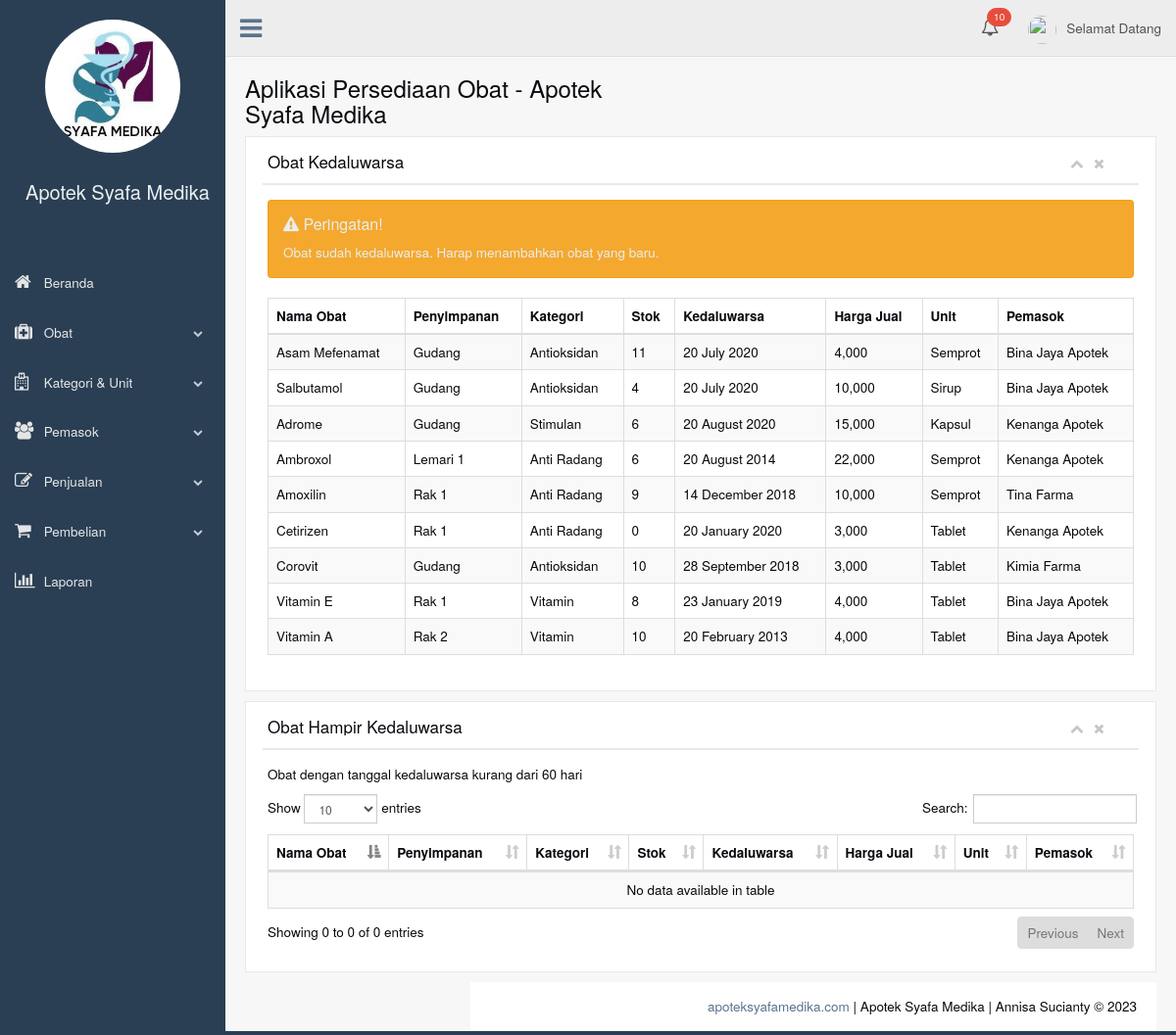
The page /index.php/example/table_exp on the database its author committed.
### tables this page shows
CREATE TABLE `table_med` (
  `id_obat` int(4) NOT NULL,
  `nama_obat` varchar(30) NOT NULL,
  `penyimpanan` varchar(30) NOT NULL,
  `stok` int(3) NOT NULL,
  `unit` varchar(20) NOT NULL,
  `nama_kategori` varchar(30) NOT NULL,
  `kedaluwarsa` date NOT NULL,
  `des_obat` text NOT NULL,
  `harga_beli` int(11) NOT NULL,
  `harga_jual` int(11) NOT NULL,
  `nama_pemasok` varchar(30) NOT NULL,
  `gambar` varchar(40) NOT NULL
);

### application/libraries/Template.php (called while the page is built, shortened)
<?php
class Template {
    var $CI;
    var $master;
    var $regions = array(
        '_scripts' => array(),
        '_styles' => array(),
        '_meta' => array()
    );
    var $output;
    var $parser = 'parser';
    var $parser_method = 'parse';
    var $parse_template = FALSE;
    function __construct() {
        $this->CI = & get_instance();
    }
    function initialize($props) {
        if (isset($props['template'])
                && (file_exists(APPPATH . 'views/' . $props['template']) or file_exists(APPPATH . 'views/' . $props['template'] . EXT))) {
            $this->master = $props['template'];
        } else {
            show_error('Either you have not provided a master template or the one provided does not exist in <strong>' . APPPATH . 'views</strong>. Remember to include the extension if other than ".php"');
        }
        $this->parse_template = isset($props['parse_template']) ? $props['parse_template'] : FALSE;
    }
    function set_regions($regions) {
        if (count($regions)) {
            $this->regions = array(
                '_scripts' => array(),
                '_styles' => array(),
                '_meta' => array()
            );
        }
    }
    function add_region($name, $props = array()) {
        if (!isset($this->regions[$name])) {
            $this->regions[$name] = $props;
        } else {
            show_error('The "' . $name . '" region has already been defined.');
        }
    }
    function set_parser($parser, $method = NULL) {
        $this->parser = $parser;
        $this->CI->load->library($parser);
    }
    function set_parser_method($method) {
        $this->parser_method = $method;
    }
    function write($region, $content, $overwrite = FALSE) {
        if (isset($this->regions[$region])) {
            if ($overwrite === TRUE) {
                $this->regions[$region]['content'] = array($content);
            } else {
                $this->regions[$region]['content'][] = $content;
            }
        }
        else {
            show_error("Cannot write to the '{$region}' region. The region is undefined.");
        }
    }
    function write_view($region, $view, $data = NULL, $overwrite = FALSE) {
        $content = $this->CI->load->view($view, $data, TRUE);
    }
    function render($region = NULL, $buffer = FALSE, $parse = FALSE) {
        if ($region) {
            if (isset($this->regions[$region])) {
                $output = $this->_build_content($this->regions[$region]);
            } else {
                show_error("Cannot render the '{$region}' region. The region is undefined.");
            }
        }
        else {
            foreach ($this->regions as $name => $region) {
                $this->output[$name] = $this->_build_content($region);
            }
            if ($this->parse_template === TRUE or $parse === TRUE) {
                $output = $this->CI->{$this->parser}->{$this->parser_method}($this->master, $this->output, TRUE);
                if ($buffer === FALSE) {
                    $this->CI->output->set_output($output);
                }
            } else {
                $output = $this->CI->load->view($this->master, $this->output, $buffer);
            }
        }
        return $output;
    }
    function _build_content($region, $wrapper = NULL, $attributes = NULL) {
        $output = NULL;
        if (!isset($region['content']) or !count($region['content'])) {
            return FALSE;
        }
        foreach ($region['content'] as $content) {
            $output .= $content;
        }
        return $output;
    }
}

### application/controllers/Example.php (called while the page is built, shortened)
<?php defined('BASEPATH') OR exit('No direct script access allowed');
class Example extends CI_Controller
{
	function __construct()
	{
        $data['nullstock'] = $this->apotek_data->countstock();
        $data['nullex'] = $this->apotek_data->countex();
        $this->template->write_view('sidenavs', 'template/default_sidenavs', true);
		$this->template->write_view('navs', 'template/default_topnavs.php', $data, true);
	}
	function table_exp() {
		$data['table_exp'] = $this->apotek_data->expired()->result();
		$data['table_alex'] = $this->apotek_data->almostex()->result();
		$this->template->write('title', 'Obat kedaluwarsa', TRUE);
		$this->template->write('header', 'Aplikasi Persediaan Obat - Apotek Syafa Medika');
		$this->template->write_view('content', 'tes/table_exp', $data, true);
		$this->template->render();
	}
}

### index.php (called while the page is built, shortened)
<?php
require_once BASEPATH.'core/CodeIgniter.php';

### application/models/apotek_data.php (called while the page is built, shortened)
<?php
class Apotek_data extends CI_Model
{
    function expired(){
        return $this->db->query('SELECT * FROM table_med WHERE kedaluwarsa BETWEEN DATE_SUB(NOW(), INTERVAL 40 YEAR) AND NOW()');
    }
     function countstock(){
      $cs =  $this->db->query('SELECT * FROM table_med WHERE stok BETWEEN 0 AND 0');
        $nullstock = $cs->num_rows();
        return $nullstock;
    }
    function countex(){
    $ce = $this->db->query('SELECT * FROM table_med WHERE kedaluwarsa BETWEEN DATE_SUB(NOW(), INTERVAL 100 YEAR) AND NOW()');
        $nullex = $ce->num_rows();
        return $nullex;
    }
}

### application/views/tes/table_exp.php (the view, shortened to what this page needs)
<div class="row">
  <div class="col-md-12 col-sm-12 col-xs-12">
    <div class="x_panel">
      <div class="x_title">
        <h2>Obat Kedaluwarsa</h2>
        <ul class="nav navbar-right panel_toolbox">
          <li><a class="collapse-link"><i class="fa fa-chevron-up"></i></a>
          </li>
          <li><a class="close-link"><i class="fa fa-close"></i></a>
          </li>
        </ul>
        <div class="clearfix">
        </div>
      </div>
      <div class="x_content">
        <?php if ($nullex > 0) : ?>
            <div class="alert alert-warning">
              <h4><i class="fa fa-warning"></i> Peringatan!</h4> Obat sudah kedaluwarsa. Harap menambahkan obat yang baru.
            </div>
        <?php endif; ?>
        <table id="datatable" class="table table-striped table-bordered">
          <thead>
            <tr>
              <th>Nama Obat</th>
              <th>Penyimpanan</th>
              <th>Kategori</th>
              <th>Stok</th>
              <th>Kedaluwarsa</th>
              <th>Harga Jual</th>
              <th>Unit</th>
              <th>Pemasok</th>
            </tr>
          </thead>
          <tbody>
            <?php foreach($table_exp as $ex){ ?>
            <tr>
              <td><?php echo $ex->nama_obat ?></td>
              <td><?php echo $ex->penyimpanan ?></td>
              <td><?php echo $ex->nama_kategori ?></td>
              <td><?php echo $ex->stok ?></td>
              <td><?php echo date('j F Y',strtotime($ex->kedaluwarsa)); ?></td>
              <td><?php echo number_format($ex->harga_jual) ?></td>
              <td><?php echo $ex->unit ?></td>
              <td><?php echo $ex->nama_pemasok ?></td>
            </tr>
            <?php } ?>
          </tbody>
        </table>
    </div>
  </div>
</div>
  </div>
    <div class="row">
  <div class="col-md-12 col-sm-12 col-xs-12">
    <div class="x_panel">
      <div class="x_title">
        <h2>Obat Hampir Kedaluwarsa</h2>
        <ul class="nav navbar-right panel_toolbox">
          <li><a class="collapse-link"><i class="fa fa-chevron-up"></i></a>
          </li>
          <li><a class="close-link"><i class="fa fa-close"></i></a>
          </li>
        </ul>
        <div class="clearfix">
        </div>
      </div>
      <div class="x_content">
        <p>Obat dengan tanggal kedaluwarsa kurang dari 60 hari</p>
        <table id="nambah" class="table table-striped table-bordered">
          <thead>
            <tr>
              <th>Nama Obat</th>
              <th>Penyimpanan</th>
              <th>Kategori</th>
              <th>Stok</th>
              <th>Kedaluwarsa</th>
              <th>Harga Jual</th>
              <th>Unit</th>
              <th>Pemasok</th>
            </tr>
          </thead>
          <tbody>
          </tbody>
        </table>
    </div>
  </div>
</div>
</div>

### application/views/template/default_sidenavs.php (shortened to what this page needs)
<div class="col-md-3 left_col menu_fixed">
	<div class="left_col scroll-view">
 		<div class="navbar nav_title" style="border: 0;">
 			<div class="logo_pic">
 				<a href="<?php echo base_url(); ?>"><img src="<?php echo base_url('assets/images/apotek.png') ?>" alt="..." class="img-circle logo_img"></a>
 			</div>
		</div>
		<div class="profile">
		<a href="<?php echo base_url(); ?>" class="site_title"><span style="font-size: 20px;"><?php echo 'Apotek Syafa Medika' ?></span></a>
		</div>
		<br>
		<div id="sidebar-menu" class="main_menu_side hidden-print main_menu">
			<div class="menu_section">
				<ul class="nav side-menu">
					<li><a href="<?php echo base_url('') ?>"><i class="fa fa-home"></i> Beranda </a></li>
					<li><a><i class="fa fa-medkit"></i> Obat <span class="fa fa-chevron-down"></span></a>
					</li>
					<li><a><i class="fa fa-hospital-o"></i> Kategori & Unit <span class="fa fa-chevron-down"></span></a>
					</li>
					<li><a><i class="fa fa-users"></i> Pemasok <span class="fa fa-chevron-down"></span></a>
					</li>
					<li><a><i class="fa fa-edit"></i> Penjualan <span class="fa fa-chevron-down"></span></a>
                  </li>
                  <li><a><i class="fa fa-shopping-cart"></i> Pembelian <span class="fa fa-chevron-down"></span></a>
					</li>
					<li><a href="<?php echo base_url('example/report') ?>"><i class="fa fa-bar-chart"></i> Laporan </a></li>
				</ul>
			</div>
		</div>
	</div>
</div>

### application/views/template/default_topnavs.php (shortened to what this page needs)
<div class="top_nav">
	<div class="nav_menu">
		<nav>
			<div class="nav toggle"><a id="menu_toggle"><i class="fa fa-bars"></i></a></div>
			<ul class="nav navbar-nav navbar-right">
				<li>
					<a href="javascript:;" class="user-profile dropdown-toggle" data-toggle="dropdown" aria-expanded="false"><img src="<?php echo base_url('assets/images/img.jpg') ?>" alt="">Selamat Datang </a>
				</li>
				<li role="presentation" class="dropdown">
                  <a href="javascript:;" class="dropdown-toggle info-number" data-toggle="dropdown" aria-expanded="false">
                    <i class="fa fa-bell-o" style="font-size: 18px"></i>
                    <span class="badge bg-red" ><?php $nulltol = $nullex + $nullstock ; if ($nulltol > 0) echo $nulltol ?></span>
                  </a>
                </li>
			</ul>
		</nav>
	</div>
</div>

### application/views/template/body.php (shortened to what this page needs)
<!DOCTYPE html>
<html lang="en">
<head>
	<link href="<?php echo base_url('vendors/bootstrap/dist/css/bootstrap.min.css') ?>" rel="stylesheet">
	<link href="<?php echo base_url('vendors/font-awesome/css/font-awesome.min.css') ?>" rel="stylesheet">
	<link href="<?php echo base_url('vendors/nprogress/nprogress.css') ?>" rel="stylesheet">
	<link href="<?php echo base_url('vendors/iCheck/skins/flat/green.css') ?>" rel="stylesheet">
	<link href="<?php echo base_url('vendors/google-code-prettify/bin/prettify.min.css') ?>" rel="stylesheet">
	<link href="<?php echo base_url('vendors/select2/dist/css/select2.min.css') ?>" rel="stylesheet">
	<link href="<?php echo base_url('vendors/switchery/dist/switchery.min.css') ?>" rel="stylesheet">
	<link href="<?php echo base_url('vendors/starrr/dist/starrr.css') ?>" rel="stylesheet">
	<link href="<?php echo base_url('vendors/jqvmap/dist/jqvmap.min.css') ?>" rel="stylesheet">
	<link href="<?php echo base_url('vendors/bootstrap-daterangepicker/daterangepicker.css') ?>" rel="stylesheet">
	<link href="<?php echo base_url('vendors/bootstrap-datetimepicker/build/css/bootstrap-datetimepicker.css') ?>" rel="stylesheet">
	<link href="<?php echo base_url('vendors/bootstrap-progressbar/css/bootstrap-progressbar-3.3.4.min.css') ?>" rel="stylesheet">
	<link href="<?php echo base_url('vendors/pnotify/dist/pnotify.css') ?>" rel="stylesheet">
	<link href="<?php echo base_url('vendors/pnotify/dist/pnotify.buttons.css') ?>" rel="stylesheet">
	<link href="<?php echo base_url('vendors/pnotify/dist/pnotify.nonblock.css') ?>" rel="stylesheet">
	<link href="<?php echo base_url('vendors/fullcalendar/dist/fullcalendar.min.css') ?>" rel="stylesheet">
	<link href="<?php echo base_url('vendors/fullcalendar/dist/fullcalendar.print.css') ?>" rel="stylesheet" media="print">
	<link href="<?php echo base_url('vendors/datatables.net-bs/css/dataTables.bootstrap.min.css') ?>" rel="stylesheet">
	<link href="<?php echo base_url('vendors/datatables.net-buttons-bs/css/buttons.bootstrap.min.css') ?>" rel="stylesheet">
	<link href="<?php echo base_url('vendors/datatables.net-fixedheader-bs/css/fixedHeader.bootstrap.min.css') ?>" rel="stylesheet">
	<link href="<?php echo base_url('vendors/datatables.net-responsive-bs/css/responsive.bootstrap.min.css') ?>" rel="stylesheet">
	<link href="<?php echo base_url('vendors/datatables.net-scroller-bs/css/scroller.bootstrap.min.css') ?>" rel="stylesheet">
	<link href="<?php echo base_url('assets/css/custom.min.css') ?>" rel="stylesheet">
</head>
<body class="nav-md">
	<div class="container body">
		<div class="main_container">
			<?php echo $sidenavs ?>
			<?php echo $navs ?>
			<div class="right_col" role="main">
				<div>
					<div class="page-title">
						<div class="title_left">
							<h3><?php echo $header ?></h3>
						</div>
					</div>
					<div class="clearfix"></div>
					<?php echo $content ?>
				</div>
			<footer>
				<div class="pull-right">
					<a href="https://aposyafamedika.com/" title="apoteksyafamedika.com" target="_blank">apoteksyafamedika.com</a> | Apotek Syafa Medika | </a> <?php echo $footer; ?>
				</div>
				<div class="clearfix"></div>
			</footer>
		</div>
	</div>
</body>
</html>

### rows shown on the page
table_med: nama_obat "Asam Mefenamat", penyimpanan "Gudang", nama_kategori "Antioksidan", stok "11", kedaluwarsa "20 July 2020", harga_jual "4,000", unit "Semprot", nama_pemasok "Bina Jaya Apotek"
table_med: nama_obat "Salbutamol", penyimpanan "Gudang", nama_kategori "Antioksidan", stok "4", kedaluwarsa "20 July 2020", harga_jual "10,000", unit "Sirup", nama_pemasok "Bina Jaya Apotek"
table_med: nama_obat "Adrome", penyimpanan "Gudang", nama_kategori "Stimulan", stok "6", kedaluwarsa "20 August 2020", harga_jual "15,000", unit "Kapsul", nama_pemasok "Kenanga Apotek"
table_med: nama_obat "Ambroxol", penyimpanan "Lemari 1", nama_kategori "Anti Radang", stok "6", kedaluwarsa "20 August 2014", harga_jual "22,000", unit "Semprot", nama_pemasok "Kenanga Apotek"
table_med: nama_obat "Amoxilin", penyimpanan "Rak 1", nama_kategori "Anti Radang", stok "9", kedaluwarsa "14 December 2018", harga_jual "10,000", unit "Semprot", nama_pemasok "Tina Farma"
table_med: nama_obat "Cetirizen", penyimpanan "Rak 1", nama_kategori "Anti Radang", stok "0", kedaluwarsa "20 January 2020", harga_jual "3,000", unit "Tablet", nama_pemasok "Kenanga Apotek"
table_med: nama_obat "Corovit", penyimpanan "Gudang", nama_kategori "Antioksidan", stok "10", kedaluwarsa "28 September 2018", harga_jual "3,000", unit "Tablet", nama_pemasok "Kimia Farma"
table_med: nama_obat "Vitamin E", penyimpanan "Rak 1", nama_kategori "Vitamin", stok "8", kedaluwarsa "23 January 2019", harga_jual "4,000", unit "Tablet", nama_pemasok "Bina Jaya Apotek"
table_med: nama_obat "Vitamin A", penyimpanan "Rak 2", nama_kategori "Vitamin", stok "10", kedaluwarsa "20 February 2013", harga_jual "4,000", unit "Tablet", nama_pemasok "Bina Jaya Apotek"

### other values the page prints
$nulltol "10"
$header "Aplikasi Persediaan Obat - Apotek Syafa Medika"
$footer "Annisa Sucianty © 2023"
